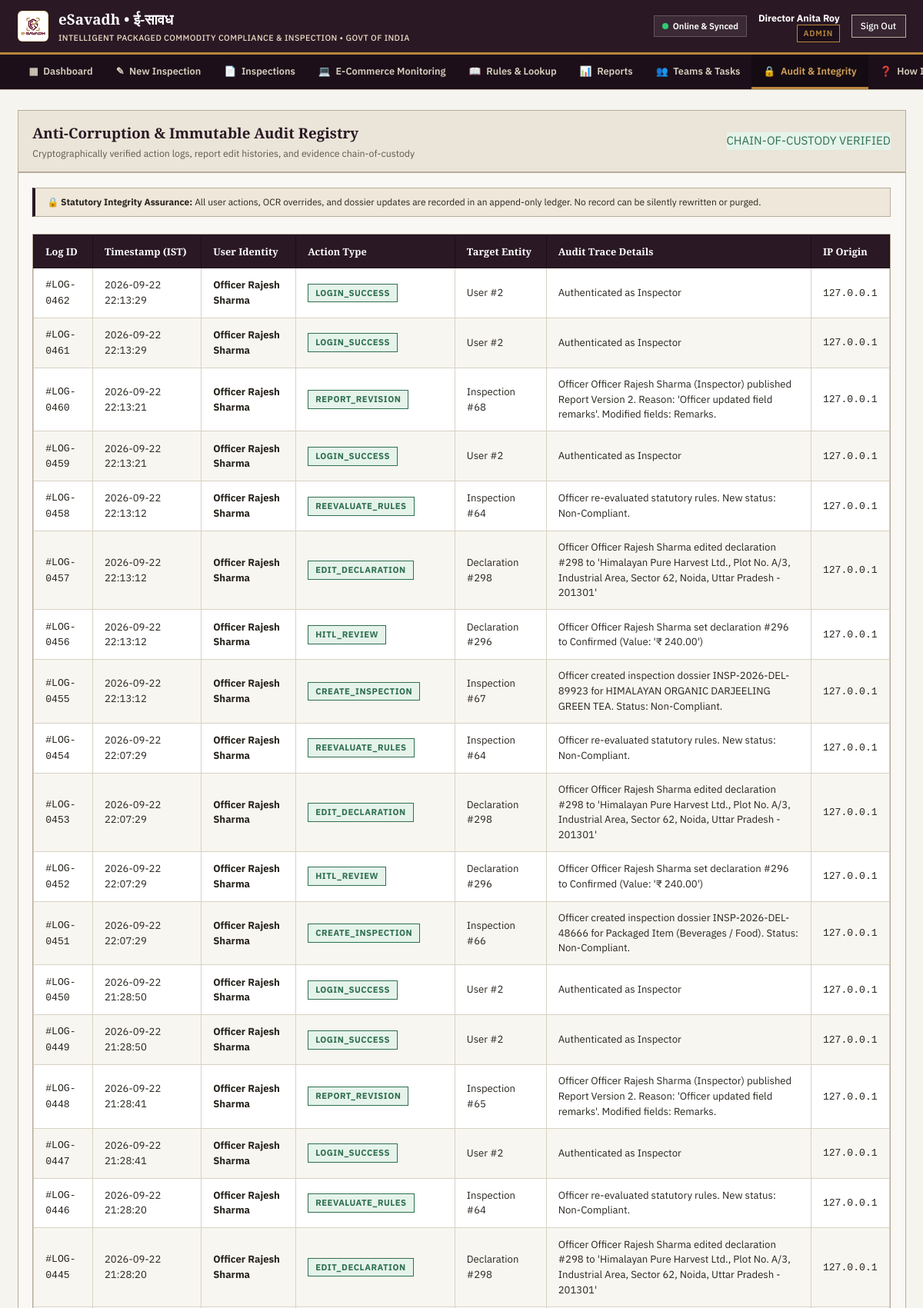
The app's page /audit (signed in, upper part) with its own data.
### tables this page shows
CREATE TABLE users (
    id INTEGER PRIMARY KEY AUTOINCREMENT,
    name TEXT NOT NULL,
    email TEXT UNIQUE NOT NULL,
    password_hash TEXT NOT NULL,
    role TEXT NOT NULL CHECK (role IN ('Admin', 'Inspector', 'Retailer', 'Manufacturer')),
    organization TEXT,
    designation TEXT,
    phone TEXT,
    is_active INTEGER DEFAULT 1,
    created_at TIMESTAMP DEFAULT CURRENT_TIMESTAMP
);

CREATE TABLE audit_logs (
    id INTEGER PRIMARY KEY AUTOINCREMENT,
    user_id INTEGER,
    action TEXT NOT NULL,
    entity_type TEXT NOT NULL,
    entity_id INTEGER,
    details TEXT NOT NULL,
    ip_address TEXT DEFAULT '127.0.0.1',
    timestamp TIMESTAMP DEFAULT CURRENT_TIMESTAMP,
    FOREIGN KEY (user_id) REFERENCES users (id) ON DELETE SET NULL
);

### app.py (the view)
@app.route("/audit")
@login_required
@role_required(["Admin"])
def audit_integrity():
    conn = database.get_db()
    try:
        logs = conn.execute("SELECT al.*, u.name as user_name FROM audit_logs al LEFT JOIN users u ON al.user_id = u.id ORDER BY al.id DESC LIMIT 100").fetchall()
    finally:
        conn.close()
    return render_template("audit_integrity.html", logs=logs, active_page="audit")

### app.py (called while the page is built)
@app.before_request
def ensure_serverless_db_ready():
    if not getattr(app, "_db_bootstrapped", False):
        try:
            database.init_db()
            app._db_bootstrapped = True
        except Exception as e:
            print(f"[eSavadh DB] Serverless init notice: {e}")

def login_required(f):
    @wraps(f)
    def decorated_function(*args, **kwargs):
        if "user" not in session:
            flash("Official authentication required to access this compliance register.", "error")
            return redirect(url_for("login", next=request.url))
        return f(*args, **kwargs)
    return decorated_function

def role_required(allowed_roles):
    def decorator(f):
        @wraps(f)
        def decorated_function(*args, **kwargs):
            if "user" not in session:
                flash("Official authentication required.", "error")
                return redirect(url_for("login"))
            user_role = session["user"].get("role")
            if user_role not in allowed_roles:
                flash(f"Access Denied: You do not have permission to view this resource. Requires {', '.join(allowed_roles)} clearance.", "error")
                return redirect(url_for("dashboard_router"))
            return f(*args, **kwargs)
        return decorated_function
    return decorator

### database.py (called while the page is built, shortened)
def get_effective_db_path():
    local_db = os.path.join(BASE_DIR, "esavadh.db")
    is_serverless = bool(os.environ.get("VERCEL") or os.environ.get("AWS_LAMBDA_FUNCTION_NAME") or not os.access(BASE_DIR, os.W_OK))
    return local_db

def get_db():
    db_path = get_effective_db_path()
    conn = sqlite3.connect(db_path, timeout=60.0, check_same_thread=False)
    conn.row_factory = sqlite3.Row
    try:
        conn.execute("PRAGMA journal_mode = WAL;")
    except Exception:
        pass
    conn.execute("PRAGMA busy_timeout = 60000;")
    conn.execute("PRAGMA synchronous = NORMAL;")
    conn.execute("PRAGMA foreign_keys = ON;")
    return conn

### templates/audit_integrity.html (shortened to what this page needs)
{% extends "base.html" %}
{% block content %}
<section class="ledger-section">
    <div class="ledger-header">
        <div>
            <h2 class="ledger-title">Anti-Corruption & Immutable Audit Registry</h2>
            <p class="ledger-subtitle">Cryptographically verified action logs, report edit histories, and evidence chain-of-custody</p>
        </div>
        <div class="ledger-meta-stamp" style="background: var(--color-green-light); color: var(--color-green); border-color: var(--color-green);">
            CHAIN-OF-CUSTODY VERIFIED
        </div>
    </div>
    <div class="ledger-body">
        <div class="demo-banner" style="border-left-color: var(--color-plum);">
            <div>
                <strong>&#128274; Statutory Integrity Assurance:</strong>
                All user actions, OCR overrides, and dossier updates are recorded in an append-only ledger. No record can be silently rewritten or purged.
            </div>
        </div>
        <div class="ledger-table-wrapper">
            <table class="ledger-table">
                <thead>
                    <tr>
                        <th>Log ID</th>
                        <th>Timestamp (IST)</th>
                        <th>User Identity</th>
                        <th>Action Type</th>
                        <th>Target Entity</th>
                        <th>Audit Trace Details</th>
                        <th>IP Origin</th>
                    </tr>
                </thead>
                <tbody>
                    {% for log in logs %}
                    <tr>
                        <td><code>#LOG-{{ "%04d"|format(log.id) }}</code></td>
                        <td>{{ log.timestamp }}</td>
                        <td><strong>{{ log.user_name or 'System Kernel' }}</strong></td>
                        <td><span class="status-badge status-compliant">{{ log.action }}</span></td>
                        <td>{{ log.entity_type }} #{{ log.entity_id }}</td>
                        <td>{{ log.details }}</td>
                        <td><code>{{ log.ip_address }}</code></td>
                    </tr>
                    {% endfor %}
                </tbody>
            </table>
        </div>
    </div>
</section>
{% endblock %}

### templates/base.html (shortened to what this page needs)
<!DOCTYPE html>
<html lang="en">
<head>
    <link rel="stylesheet" href="{{ url_for('static', filename='css/style.css') }}">
    <link rel="stylesheet" href="{{ url_for('static', filename='css/mobile.css') }}">
</head>
<body>
    <div class="app-wrapper">
        <header class="gov-masthead">
            <div class="masthead-container">
                <a href="{% if session.get('user') %}{{ url_for('dashboard_router') }}{% else %}{{ url_for('landing') }}{% endif %}" class="masthead-brand">
                    <img src="{{ url_for('static', filename='img/esavadh_logo.png') }}" alt="eSavadh Logo" class="brand-logo-img">
                    <div class="brand-details">
                        <h1>eSavadh &bull; ई-सावध</h1>
                        <p>INTELLIGENT PACKAGED COMMODITY COMPLIANCE & INSPECTION &bull; GOVT OF INDIA</p>
                    </div>
                </a>
                {% if session.get('user') %}
                <div class="user-masthead-meta">
                    <div class="sync-status-indicator" id="sync-status-container" title="Local offline storage & synchronization status">
                        <span class="sync-dot" id="sync-status-dot"></span>
                        <span id="sync-status-text">Online & Synced</span>
                    </div>
                    <div class="user-identity" style="text-align: right; font-size: 0.825rem;">
                        <strong style="color: #FFFFFF;">{{ session['user']['name'] }}</strong>
                        <div>
                            <span class="role-badge">{{ session['user']['role'] }}</span>
                        </div>
                    </div>
                    <a href="{{ url_for('logout') }}" class="logout-link">Sign Out</a>
                </div>
                {% else %}
                <div>
                    <a href="{{ url_for('login') }}" class="btn btn-accent btn-sm">Official Sign In</a>
                </div>
                {% endif %}
            </div>
        </header>
        {% if session.get('user') %}
        <nav class="ledger-nav">
            <div class="nav-container">
                <a href="{{ url_for('dashboard_router') }}" class="nav-item {% if active_page == 'dashboard' %}active{% endif %}">
                    <span>&#9638;</span> Dashboard
                </a>
                <a href="{{ url_for('new_inspection') }}" class="nav-item {% if active_page == 'new_inspection' %}active{% endif %}">
                    <span>&#9998;</span> New Inspection
                </a>
                <a href="{{ url_for('inspections_list') }}" class="nav-item {% if active_page == 'inspections' %}active{% endif %}">
                    <span>&#128196;</span> Inspections
                </a>
                <a href="{{ url_for('ecommerce_monitor') }}" class="nav-item {% if active_page == 'ecommerce' %}active{% endif %}">
                    <span>&#128187;</span> E-Commerce Monitoring
                </a>
                <a href="{{ url_for('rules_center') }}" class="nav-item {% if active_page == 'rules' %}active{% endif %}">
                    <span>&#128214;</span> Rules & Lookup
                </a>
                <a href="{{ url_for('reports_center') }}" class="nav-item {% if active_page == 'reports' %}active{% endif %}">
                    <span>&#128202;</span> Reports
                </a>
                {% if session['user']['role'] == 'Admin' %}
                <a href="{{ url_for('team_management') }}" class="nav-item {% if active_page == 'teams' %}active{% endif %}">
                    <span>&#128101;</span> Teams & Tasks
                </a>
                <a href="{{ url_for('audit_integrity') }}" class="nav-item {% if active_page == 'audit' %}active{% endif %}">
                    <span>&#128274;</span> Audit & Integrity
                </a>
                {% endif %}
                <a href="{{ url_for('how_it_works') }}" class="nav-item {% if active_page == 'how_it_works' %}active{% endif %}">
                    <span>&#10067;</span> How It Works
                </a>
            </div>
        </nav>
        {% endif %}
        <main class="ledger-main">
            {% block content %}{% endblock %}
        </main>
    </div>
</body>
</html>

### records on screen
users: user.name "Director Anita Roy", user.role "ADMIN"
audit_logs: id "0462", timestamp "2026-09-22 22:13:29", name "Officer Rajesh Sharma", action "LOGIN_SUCCESS", entity_type "User", entity_id "2", details "Authenticated as Inspector", ip_address "127.0.0.1"
audit_logs: id "0461", timestamp "2026-09-22 22:13:29", name "Officer Rajesh Sharma", action "LOGIN_SUCCESS", entity_type "User", entity_id "2", details "Authenticated as Inspector", ip_address "127.0.0.1"
audit_logs: id "0460", timestamp "2026-09-22 22:13:21", name "Officer Rajesh Sharma", action "REPORT_REVISION", entity_type "Inspection", entity_id "68", details "Officer Officer Rajesh Sharma (Inspector) published Report Version 2. Reason: 'Officer updated field remarks'. Modified fields: Remarks.", ip_address "127.0.0.1"
audit_logs: id "0459", timestamp "2026-09-22 22:13:21", name "Officer Rajesh Sharma", action "LOGIN_SUCCESS", entity_type "User", entity_id "2", details "Authenticated as Inspector", ip_address "127.0.0.1"
audit_logs: id "0458", timestamp "2026-09-22 22:13:12", name "Officer Rajesh Sharma", action "REEVALUATE_RULES", entity_type "Inspection", entity_id "64", details "Officer re-evaluated statutory rules. New status: Non-Compliant.", ip_address "127.0.0.1"
audit_logs: id "0457", timestamp "2026-09-22 22:13:12", name "Officer Rajesh Sharma", action "EDIT_DECLARATION", entity_type "Declaration", entity_id "298", details "Officer Officer Rajesh Sharma edited declaration #298 to 'Himalayan Pure Harvest Ltd., Plot No. A/3, Industrial Area, Sector 62, Noida, Uttar Pradesh - 201301'", ip_address "127.0.0.1"
audit_logs: id "0456", timestamp "2026-09-22 22:13:12", name "Officer Rajesh Sharma", action "HITL_REVIEW", entity_type "Declaration", entity_id "296", details "Officer Officer Rajesh Sharma set declaration #296 to Confirmed (Value: '₹ 240.00')", ip_address "127.0.0.1"
audit_logs: id "0455", timestamp "2026-09-22 22:13:12", name "Officer Rajesh Sharma", action "CREATE_INSPECTION", entity_type "Inspection", entity_id "67", details "Officer created inspection dossier INSP-2026-DEL-89923 for HIMALAYAN ORGANIC DARJEELING GREEN TEA. Status: Non-Compliant.", ip_address "127.0.0.1"
audit_logs: id "0454", timestamp "2026-09-22 22:07:29", name "Officer Rajesh Sharma", action "REEVALUATE_RULES", entity_type "Inspection", entity_id "64", details "Officer re-evaluated statutory rules. New status: Non-Compliant.", ip_address "127.0.0.1"
audit_logs: id "0453", timestamp "2026-09-22 22:07:29", name "Officer Rajesh Sharma", action "EDIT_DECLARATION", entity_type "Declaration", entity_id "298", details "Officer Officer Rajesh Sharma edited declaration #298 to 'Himalayan Pure Harvest Ltd., Plot No. A/3, Industrial Area, Sector 62, Noida, Uttar Pradesh - 201301'", ip_address "127.0.0.1"
audit_logs: id "0452", timestamp "2026-09-22 22:07:29", name "Officer Rajesh Sharma", action "HITL_REVIEW", entity_type "Declaration", entity_id "296", details "Officer Officer Rajesh Sharma set declaration #296 to Confirmed (Value: '₹ 240.00')", ip_address "127.0.0.1"
audit_logs: id "0451", timestamp "2026-09-22 22:07:29", name "Officer Rajesh Sharma", action "CREATE_INSPECTION", entity_type "Inspection", entity_id "66", details "Officer created inspection dossier INSP-2026-DEL-48666 for Packaged Item (Beverages / Food). Status: Non-Compliant.", ip_address "127.0.0.1"
audit_logs: id "0450", timestamp "2026-09-22 21:28:50", name "Officer Rajesh Sharma", action "LOGIN_SUCCESS", entity_type "User", entity_id "2", details "Authenticated as Inspector", ip_address "127.0.0.1"
audit_logs: id "0449", timestamp "2026-09-22 21:28:50", name "Officer Rajesh Sharma", action "LOGIN_SUCCESS", entity_type "User", entity_id "2", details "Authenticated as Inspector", ip_address "127.0.0.1"
audit_logs: id "0448", timestamp "2026-09-22 21:28:41", name "Officer Rajesh Sharma", action "REPORT_REVISION", entity_type "Inspection", entity_id "65", details "Officer Officer Rajesh Sharma (Inspector) published Report Version 2. Reason: 'Officer updated field remarks'. Modified fields: Remarks.", ip_address "127.0.0.1"
audit_logs: id "0447", timestamp "2026-09-22 21:28:41", name "Officer Rajesh Sharma", action "LOGIN_SUCCESS", entity_type "User", entity_id "2", details "Authenticated as Inspector", ip_address "127.0.0.1"
audit_logs: id "0446", timestamp "2026-09-22 21:28:20", name "Officer Rajesh Sharma", action "REEVALUATE_RULES", entity_type "Inspection", entity_id "64", details "Officer re-evaluated statutory rules. New status: Non-Compliant.", ip_address "127.0.0.1"
audit_logs: id "0445", timestamp "2026-09-22 21:28:20", name "Officer Rajesh Sharma", action "EDIT_DECLARATION", entity_type "Declaration", entity_id "298", details "Officer Officer Rajesh Sharma edited declaration #298 to 'Himalayan Pure Harvest Ltd., Plot No. A/3, Industrial Area, Sector 62, Noida, Uttar Pradesh - 201301'", ip_address "127.0.0.1"
